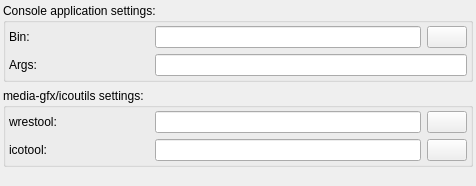
               <widget class="QWidget" name="pageUserUtils">
                <layout class="QGridLayout" name="gridLayout_9">
                 <property name="leftMargin">
                  <number>3</number>
                 </property>
                 <property name="topMargin">
                  <number>3</number>
                 </property>
                 <property name="rightMargin">
                  <number>3</number>
                 </property>
                 <property name="bottomMargin">
                  <number>3</number>
                 </property>
                 <item row="2" column="0">
                  <spacer>
                   <property name="orientation">
                    <enum>Qt::Vertical</enum>
                   </property>
                   <property name="sizeType">
                    <enum>QSizePolicy::Expanding</enum>
                   </property>
                   <property name="sizeHint" stdset="0">
                    <size>
                     <width>470</width>
                     <height>16</height>
                    </size>
                   </property>
                  </spacer>
                 </item>
                 <item row="1" column="0">
                  <widget class="QGroupBox" name="groupBox_6">
                   <property name="title">
                    <string>media-gfx/icoutils settings:</string>
                   </property>
                   <layout class="QVBoxLayout" name="_30">
                    <property name="leftMargin">
                     <number>3</number>
                    </property>
                    <property name="topMargin">
                     <number>3</number>
                    </property>
                    <property name="rightMargin">
                     <number>3</number>
                    </property>
                    <property name="bottomMargin">
                     <number>3</number>
                    </property>
                    <item>
                     <widget class="QWidget" name="widget_26" native="true">
                      <layout class="QHBoxLayout" name="_31">
                       <property name="leftMargin">
                        <number>0</number>
                       </property>
                       <property name="topMargin">
                        <number>0</number>
                       </property>
                       <property name="rightMargin">
                        <number>0</number>
                       </property>
                       <property name="bottomMargin">
                        <number>0</number>
                       </property>
                       <item>
                        <widget class="QLabel" name="label_25">
                         <property name="minimumSize">
                          <size>
                           <width>140</width>
                           <height>0</height>
                          </size>
                         </property>
                         <property name="maximumSize">
                          <size>
                           <width>140</width>
                           <height>16777215</height>
                          </size>
                         </property>
                         <property name="text">
                          <string notr="true">wrestool:</string>
                         </property>
                        </widget>
                       </item>
                       <item>
                        <widget class="QLineEdit" name="txtWrestoolBin">
                         <property name="sizePolicy">
                          <sizepolicy hsizetype="MinimumExpanding" vsizetype="Minimum">
                           <horstretch>0</horstretch>
                           <verstretch>0</verstretch>
                          </sizepolicy>
                         </property>
                        </widget>
                       </item>
                       <item>
                        <widget class="QPushButton" name="cmdGetWrestoolBin">
                         <property name="sizePolicy">
                          <sizepolicy hsizetype="Preferred" vsizetype="Minimum">
                           <horstretch>0</horstretch>
                           <verstretch>0</verstretch>
                          </sizepolicy>
                         </property>
                         <property name="text">
                          <string/>
                         </property>
                         <property name="iconSize">
                          <size>
                           <width>16</width>
                           <height>16</height>
                          </size>
                         </property>
                        </widget>
                       </item>
                      </layout>
                     </widget>
                    </item>
                    <item>
                     <widget class="QWidget" name="widget_27" native="true">
                      <layout class="QHBoxLayout" name="_32">
                       <property name="leftMargin">
                        <number>0</number>
                       </property>
                       <property name="topMargin">
                        <number>0</number>
                       </property>
                       <property name="rightMargin">
                        <number>0</number>
                       </property>
                       <property name="bottomMargin">
                        <number>0</number>
                       </property>
                       <item>
                        <widget class="QLabel" name="label_26">
                         <property name="minimumSize">
                          <size>
                           <width>140</width>
                           <height>0</height>
                          </size>
                         </property>
                         <property name="maximumSize">
                          <size>
                           <width>140</width>
                           <height>16777215</height>
                          </size>
                         </property>
                         <property name="text">
                          <string notr="true">icotool:</string>
                         </property>
                        </widget>
                       </item>
                       <item>
                        <widget class="QLineEdit" name="txtIcotoolBin">
                         <property name="sizePolicy">
                          <sizepolicy hsizetype="MinimumExpanding" vsizetype="Minimum">
                           <horstretch>0</horstretch>
                           <verstretch>0</verstretch>
                          </sizepolicy>
                         </property>
                        </widget>
                       </item>
                       <item>
                        <widget class="QPushButton" name="cmdGetIcotoolBin">
                         <property name="sizePolicy">
                          <sizepolicy hsizetype="Preferred" vsizetype="Minimum">
                           <horstretch>0</horstretch>
                           <verstretch>0</verstretch>
                          </sizepolicy>
                         </property>
                         <property name="text">
                          <string/>
                         </property>
                         <property name="iconSize">
                          <size>
                           <width>16</width>
                           <height>16</height>
                          </size>
                         </property>
                        </widget>
                       </item>
                      </layout>
                     </widget>
                    </item>
                   </layout>
                  </widget>
                 </item>
                 <item row="0" column="0">
                  <widget class="QGroupBox" name="groupBox_5">
                   <property name="title">
                    <string>Console application settings:</string>
                   </property>
                   <layout class="QVBoxLayout" name="_27">
                    <property name="leftMargin">
                     <number>3</number>
                    </property>
                    <property name="topMargin">
                     <number>3</number>
                    </property>
                    <property name="rightMargin">
                     <number>3</number>
                    </property>
                    <property name="bottomMargin">
                     <number>3</number>
                    </property>
                    <item>
                     <widget class="QWidget" name="widget_12" native="true">
                      <layout class="QHBoxLayout" name="_28">
                       <property name="leftMargin">
                        <number>0</number>
                       </property>
                       <property name="topMargin">
                        <number>0</number>
                       </property>
                       <property name="rightMargin">
                        <number>0</number>
                       </property>
                       <property name="bottomMargin">
                        <number>0</number>
                       </property>
                       <item>
                        <widget class="QLabel" name="label_8">
                         <property name="minimumSize">
                          <size>
                           <width>140</width>
                           <height>0</height>
                          </size>
                         </property>
                         <property name="maximumSize">
                          <size>
                           <width>140</width>
                           <height>16777215</height>
                          </size>
                         </property>
                         <property name="text">
                          <string>Bin:</string>
                         </property>
                        </widget>
                       </item>
                       <item>
                        <widget class="QLineEdit" name="txtConsoleBin">
                         <property name="sizePolicy">
                          <sizepolicy hsizetype="MinimumExpanding" vsizetype="Minimum">
                           <horstretch>0</horstretch>
                           <verstretch>0</verstretch>
                          </sizepolicy>
                         </property>
                        </widget>
                       </item>
                       <item>
                        <widget class="QPushButton" name="cmdGetConsoleBin">
                         <property name="sizePolicy">
                          <sizepolicy hsizetype="Preferred" vsizetype="Minimum">
                           <horstretch>0</horstretch>
                           <verstretch>0</verstretch>
                          </sizepolicy>
                         </property>
                         <property name="text">
                          <string/>
                         </property>
                         <property name="iconSize">
                          <size>
                           <width>16</width>
                           <height>16</height>
                          </size>
                         </property>
                        </widget>
                       </item>
                      </layout>
                     </widget>
                    </item>
                    <item>
                     <widget class="QWidget" name="widget_16" native="true">
                      <layout class="QHBoxLayout" name="_29">
                       <property name="leftMargin">
                        <number>0</number>
                       </property>
                       <property name="topMargin">
                        <number>0</number>
                       </property>
                       <property name="rightMargin">
                        <number>0</number>
                       </property>
                       <property name="bottomMargin">
                        <number>0</number>
                       </property>
                       <item>
                        <widget class="QLabel" name="label_22">
                         <property name="minimumSize">
                          <size>
                           <width>140</width>
                           <height>0</height>
                          </size>
                         </property>
                         <property name="maximumSize">
                          <size>
                           <width>140</width>
                           <height>16777215</height>
                          </size>
                         </property>
                         <property name="text">
                          <string>Args:</string>
                         </property>
                        </widget>
                       </item>
                       <item>
                        <widget class="QLineEdit" name="txtConsoleArgs">
                         <property name="sizePolicy">
                          <sizepolicy hsizetype="Preferred" vsizetype="Minimum">
                           <horstretch>0</horstretch>
                           <verstretch>0</verstretch>
                          </sizepolicy>
                         </property>
                        </widget>
                       </item>
                      </layout>
                     </widget>
                    </item>
                   </layout>
                  </widget>
                 </item>
                </layout>
               </widget>
